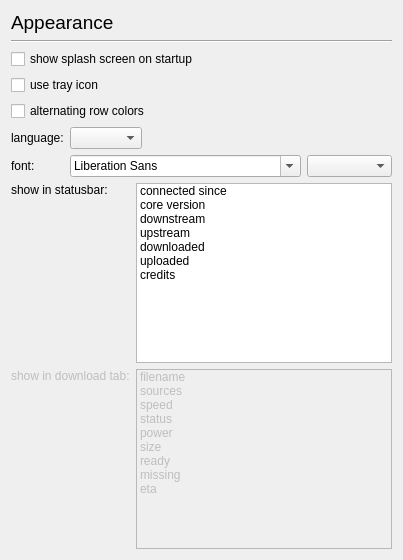
     <widget class="QWidget" name="Appearance" >
      <layout class="QVBoxLayout" name="verticalLayout_3" >
       <item>
        <widget class="QLabel" name="label_26" >
         <property name="font" >
          <font>
           <pointsize>14</pointsize>
          </font>
         </property>
         <property name="text" >
          <string>Appearance</string>
         </property>
        </widget>
       </item>
       <item>
        <widget class="Line" name="line_3" >
         <property name="orientation" >
          <enum>Qt::Horizontal</enum>
         </property>
        </widget>
       </item>
       <item>
        <widget class="QCheckBox" name="showSplash" >
         <property name="text" >
          <string>show splash screen on startup</string>
         </property>
        </widget>
       </item>
       <item>
        <widget class="QCheckBox" name="trayCheckBox" >
         <property name="text" >
          <string>use tray icon</string>
         </property>
        </widget>
       </item>
       <item>
        <widget class="QCheckBox" name="altRowsCheckBox" >
         <property name="text" >
          <string>alternating row colors</string>
         </property>
        </widget>
       </item>
       <item>
        <layout class="QFormLayout" name="formLayout_4" >
         <property name="labelAlignment" >
          <set>Qt::AlignLeading|Qt::AlignLeft|Qt::AlignVCenter</set>
         </property>
         <item row="0" column="0" >
          <widget class="QLabel" name="label_30" >
           <property name="sizePolicy" >
            <sizepolicy vsizetype="Preferred" hsizetype="Preferred" >
             <horstretch>0</horstretch>
             <verstretch>0</verstretch>
            </sizepolicy>
           </property>
           <property name="maximumSize" >
            <size>
             <width>66</width>
             <height>16777215</height>
            </size>
           </property>
           <property name="text" >
            <string>language:</string>
           </property>
          </widget>
         </item>
         <item row="0" column="1" >
          <layout class="QHBoxLayout" name="horizontalLayout_3" >
           <item>
            <widget class="QComboBox" name="languageComboBox" >
             <property name="sizePolicy" >
              <sizepolicy vsizetype="Fixed" hsizetype="Preferred" >
               <horstretch>0</horstretch>
               <verstretch>0</verstretch>
              </sizepolicy>
             </property>
            </widget>
           </item>
           <item>
            <spacer name="horizontalSpacer" >
             <property name="orientation" >
              <enum>Qt::Horizontal</enum>
             </property>
             <property name="sizeHint" stdset="0" >
              <size>
               <width>40</width>
               <height>20</height>
              </size>
             </property>
            </spacer>
           </item>
          </layout>
         </item>
         <item row="1" column="0" >
          <widget class="QLabel" name="label_32" >
           <property name="sizePolicy" >
            <sizepolicy vsizetype="Preferred" hsizetype="Preferred" >
             <horstretch>0</horstretch>
             <verstretch>0</verstretch>
            </sizepolicy>
           </property>
           <property name="text" >
            <string>font:</string>
           </property>
          </widget>
         </item>
         <item row="1" column="1" >
          <layout class="QHBoxLayout" name="horizontalLayout_4" >
           <item>
            <widget class="QFontComboBox" name="fontComboBox" >
             <property name="sizePolicy" >
              <sizepolicy vsizetype="Fixed" hsizetype="Preferred" >
               <horstretch>0</horstretch>
               <verstretch>0</verstretch>
              </sizepolicy>
             </property>
            </widget>
           </item>
           <item>
            <widget class="QComboBox" name="fontSizeComboBox" />
           </item>
          </layout>
         </item>
        </layout>
       </item>
       <item>
        <layout class="QFormLayout" name="formLayout_3" >
         <item row="0" column="0" >
          <widget class="QLabel" name="label_31" >
           <property name="sizePolicy" >
            <sizepolicy vsizetype="Preferred" hsizetype="Minimum" >
             <horstretch>0</horstretch>
             <verstretch>0</verstretch>
            </sizepolicy>
           </property>
           <property name="sizeIncrement" >
            <size>
             <width>0</width>
             <height>0</height>
            </size>
           </property>
           <property name="text" >
            <string>show in statusbar:</string>
           </property>
           <property name="alignment" >
            <set>Qt::AlignLeading|Qt::AlignLeft|Qt::AlignTop</set>
           </property>
          </widget>
         </item>
         <item row="0" column="1" >
          <widget class="QListWidget" name="statusbarList" >
           <property name="sizePolicy" >
            <sizepolicy vsizetype="Fixed" hsizetype="Expanding" >
             <horstretch>100</horstretch>
             <verstretch>0</verstretch>
            </sizepolicy>
           </property>
           <property name="minimumSize" >
            <size>
             <width>143</width>
             <height>100</height>
            </size>
           </property>
           <property name="maximumSize" >
            <size>
             <width>9999</width>
             <height>180</height>
            </size>
           </property>
           <property name="sizeIncrement" >
            <size>
             <width>10</width>
             <height>0</height>
            </size>
           </property>
           <property name="selectionMode" >
            <enum>QAbstractItemView::MultiSelection</enum>
           </property>
           <item>
            <property name="text" >
             <string>connected since</string>
            </property>
           </item>
           <item>
            <property name="text" >
             <string>core version</string>
            </property>
           </item>
           <item>
            <property name="text" >
             <string>downstream</string>
            </property>
           </item>
           <item>
            <property name="text" >
             <string>upstream</string>
            </property>
           </item>
           <item>
            <property name="text" >
             <string>downloaded</string>
            </property>
           </item>
           <item>
            <property name="text" >
             <string>uploaded</string>
            </property>
           </item>
           <item>
            <property name="text" >
             <string>credits</string>
            </property>
           </item>
          </widget>
         </item>
         <item row="1" column="0" >
          <widget class="QLabel" name="label_33" >
           <property name="enabled" >
            <bool>false</bool>
           </property>
           <property name="sizePolicy" >
            <sizepolicy vsizetype="Preferred" hsizetype="Minimum" >
             <horstretch>1</horstretch>
             <verstretch>0</verstretch>
            </sizepolicy>
           </property>
           <property name="sizeIncrement" >
            <size>
             <width>1</width>
             <height>0</height>
            </size>
           </property>
           <property name="text" >
            <string>show in download tab:</string>
           </property>
           <property name="alignment" >
            <set>Qt::AlignLeading|Qt::AlignLeft|Qt::AlignTop</set>
           </property>
          </widget>
         </item>
         <item row="1" column="1" >
          <widget class="QListWidget" name="downloadTabList" >
           <property name="enabled" >
            <bool>false</bool>
           </property>
           <property name="sizePolicy" >
            <sizepolicy vsizetype="Fixed" hsizetype="Expanding" >
             <horstretch>20</horstretch>
             <verstretch>0</verstretch>
            </sizepolicy>
           </property>
           <property name="minimumSize" >
            <size>
             <width>143</width>
             <height>100</height>
            </size>
           </property>
           <property name="maximumSize" >
            <size>
             <width>9999</width>
             <height>180</height>
            </size>
           </property>
           <property name="sizeIncrement" >
            <size>
             <width>10</width>
             <height>0</height>
            </size>
           </property>
           <property name="selectionMode" >
            <enum>QAbstractItemView::MultiSelection</enum>
           </property>
           <item>
            <property name="text" >
             <string>filename</string>
            </property>
           </item>
           <item>
            <property name="text" >
             <string>sources</string>
            </property>
           </item>
           <item>
            <property name="text" >
             <string>speed</string>
            </property>
           </item>
           <item>
            <property name="text" >
             <string>status</string>
            </property>
           </item>
           <item>
            <property name="text" >
             <string>power</string>
            </property>
           </item>
           <item>
            <property name="text" >
             <string>size</string>
            </property>
           </item>
           <item>
            <property name="text" >
             <string>ready</string>
            </property>
           </item>
           <item>
            <property name="text" >
             <string>missing</string>
            </property>
           </item>
           <item>
            <property name="text" >
             <string>eta</string>
            </property>
           </item>
          </widget>
         </item>
        </layout>
       </item>
      </layout>
     </widget>
